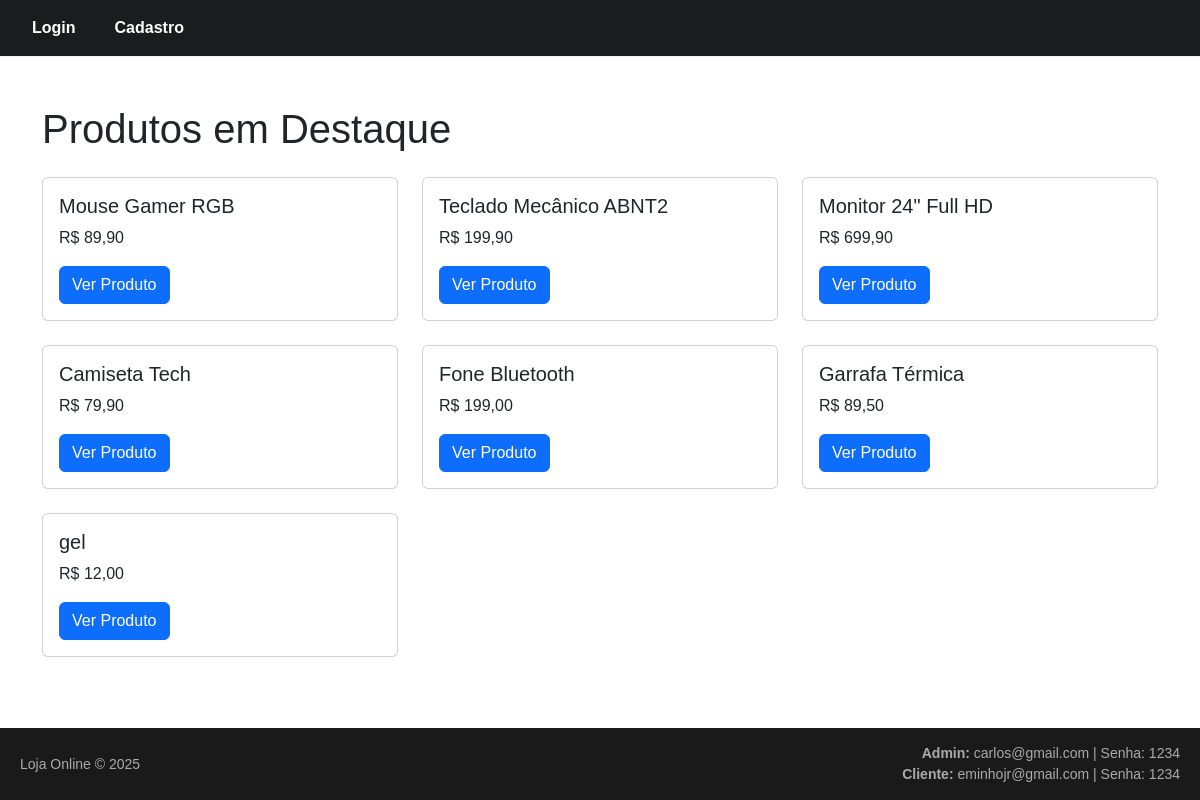
The page /public/index.php on the database its author committed.
### tables this page shows
CREATE TABLE `produtos` (
  `id` int(11) NOT NULL,
  `nome` varchar(100) NOT NULL,
  `descricao` text DEFAULT NULL,
  `preco` decimal(10,2) NOT NULL,
  `criado_por` int(11) DEFAULT NULL,
  `categoria_id` int(11) DEFAULT NULL
);

### controllers/ProdutoController.php (called while the page is built, shortened)
<?php
    class ProdutoController {
        private $produtoModel;
        public function __construct() {
            $this->produtoModel = new Produto();
        }
        public function mostrarHome() {
            $produtos = $this->produtoModel->listarPublicos();
            include '../views/home.php';
        }
    }
?>

### public/index.php (called while the page is built, shortened)
<?php
require_once '../config/db.php';
require_once '../models/Produto.php';
require_once '../controllers/ProdutoController.php';
$controller = new ProdutoController();
$controller->mostrarHome();
?>

### config/db.php (called while the page is built, shortened)
<?php
class DB {
    private static $instance;
    public static function getConnection() {
        if (!self::$instance) {
            try {
                self::$instance = new PDO("mysql:host=localhost;port=3307;dbname=loja_online", "root", "");
                self::$instance->setAttribute(PDO::ATTR_ERRMODE, PDO::ERRMODE_EXCEPTION);
            } catch (PDOException $e) {
                die("Erro de conexão: " . $e->getMessage());
            }
        }
        return self::$instance;
    }
}
?>

### models/Produto.php (called while the page is built, shortened)
<?php
class Produto {
    private $db;
    public function __construct() {
        $this->db = DB::getConnection();
    }
    public function listarPublicos() {
        $stmt = $this->db->query("SELECT * FROM produtos");
        return $stmt->fetchAll(PDO::FETCH_ASSOC);
    }
}
?>

### views/home.php (the view)
<?php include 'templates/header.php'; ?>
<div class="container mt-5">
    <h1 class="mb-4">Produtos em Destaque</h1>
    <div class="row row-cols-1 row-cols-sm-2 row-cols-md-3 g-4">
        <?php foreach ($produtos as $produto): ?>
            <div class="col">
                <div class="card h-100">
                    <div class="card-body">
                        <h5 class="card-title"><?= htmlspecialchars($produto['nome']) ?></h5>
                        <p class="card-text">R$ <?= number_format($produto['preco'], 2, ',', '.') ?></p>
                        <a href="produto.php?id=<?= $produto['id'] ?>" class="btn btn-primary">Ver Produto</a>
                    </div>
                </div>
            </div>
        <?php endforeach; ?>
    </div>
</div>
<?php include 'templates/footer.php'; ?>

### views/templates/header.php (style rules this page uses)
body { font-family: Arial, sans-serif; margin: 0; padding: 0; }

### views/templates/footer.php (style rules this page uses)
html, body { height: 100%; margin: 0; display: flex; flex-direction: column; }
body { font-family: Arial, sans-serif; }

### rows shown on the page
produtos: nome "Mouse Gamer RGB", preco "89,90"
produtos: nome "Teclado Mecânico ABNT2", preco "199,90"
produtos: nome "Monitor 24\" Full HD", preco "699,90"
produtos: nome "Camiseta Tech", preco "79,90"
produtos: nome "Fone Bluetooth", preco "199,00"
produtos: nome "Garrafa Térmica", preco "89,50"
produtos: nome "gel", preco "12,00"
